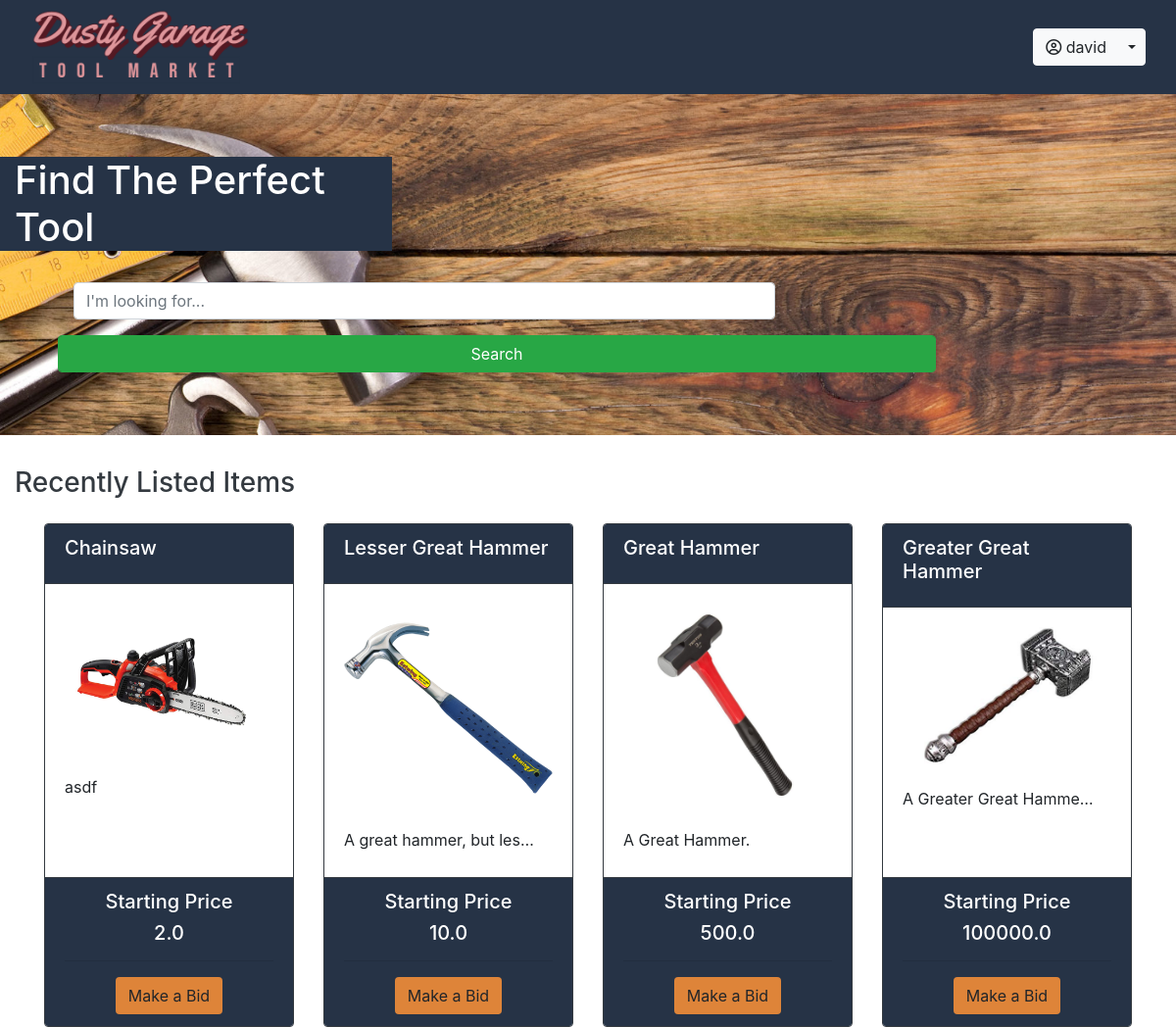
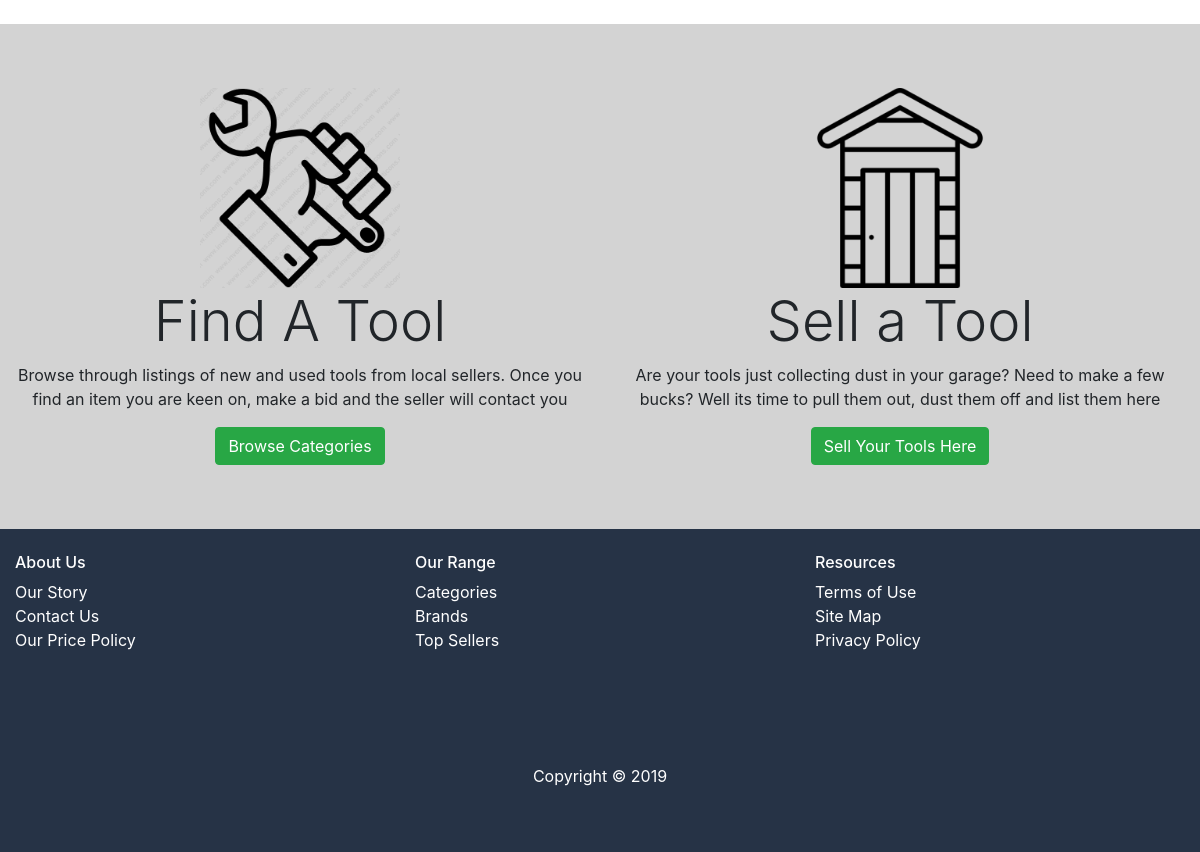
The app's page / (signed in) with its own data (2 pictures, top to bottom).
### marketplace/models.py (models this page shows, shortened)
class User(db.Model, UserMixin):
    __tablename__ = 'users'
    id = db.Column(db.Integer, primary_key=True)
    name = db.Column(db.String(100), index=True, nullable=False)
    lastName = db.Column(db.String(100), index=True, nullable=False)
    emailid = db.Column(db.String(100), index=True,
                        unique=True, nullable=False)
    password_hash = db.Column(db.String(255), nullable=False)
    bids = db.relationship('Bid', backref='user')
    tools = db.relationship('Tool', backref='user')

class Tool(db.Model):
    __tablename__ = "tools"
    id = db.Column(db.Integer, primary_key=True)
    tool_name = db.Column(db.String(100))
    modelNo = db.Column(db.String(100))
    list_price = db.Column(db.Float(100))
    category = db.Column(db.String(100))
    user_id = db.Column(db.Integer, db.ForeignKey('users.id'))
    desc = db.Column(db.String(100))
    brand = db.Column(db.String(100))
    date_created = db.Column(db.DateTime, default=datetime.now())
    sold_status = db.Column(db.String(100), default="")
    images = db.Column(db.String(1000), default='noimage.png')
    bid_id = db.relationship('Bid', backref='tools')

### marketplace/views.py (the view, shortened to what this page needs)
@bp.route("/", methods=["GET", "POST"])
def index():
    tools = Tool.query.order_by(desc(Tool.date_created)).limit(4).all()
    form_land = LandingForm()
    search_results = []
    search = SearchForm()
    return render_template("index.html", form=form_land, tools=tools)

### marketplace/forms.py
class LandingForm(FlaskForm):
    landing_search = StringField("", validators=[InputRequired()])
    landing_search_button = SubmitField("Search")

class SearchForm(FlaskForm):
    search = StringField("")
    search_button = SubmitField("Search")

### marketplace/templates/index.html (shortened to what this page needs)
{% extends "base.html" %} {% import "bootstrap/wtf.html" as wtf %} {% block content %}
<section class="jumbotron jumbotron-fluid hero-image">
    <h1 class="bg-base-blue col-4 text-white">Find The Perfect Tool</h1>
    <div class="container">
        <form class="inline-form col-sm-10">
            <div class="input-group-lg col-sm-10">
                {{wtf.form_field(form.landing_search, placeholder="I'm looking for...", type="text", class="form-control")}}
            </div>
            <div class="input-group-append">
                {{wtf.form_field(form.landing_search_button, class="form-control btn btn-success", )}}
            </div>
    </div>
</section>
<main>
    <section>
        <div class="text-dark">
            <h3 class="col-sm-12 ">Recently Listed Items</h3>
        </div>
        <div class="container">
            <div class="card-deck my-4">
                {% for tool in tools %}
                <div class="card border-dark">
                    <div class="card-header bg-base-blue text-white border-dark">
                        <h5 class="card-title">{{tool.tool_name}}</h5>
                    </div>
                    <div class="card-body">
                        <img class="card-img-top mx-auto" src='{{tool.images}}' alt="Tool Image">
                        <p class="card-text d-inline-block text-truncate pt-3" style="max-width: 200px;">{{tool.desc}}
                        </p>
                    </div>
                    <div class="text-center text-inline">
                        <div class="card-footer bg-base-blue text-white border-dark">
                            <h5> Starting Price </h5>
                            <h5 class="font-face">{{tool.list_price}}</h5>
                            <hr>
                            <a href="/tools/{{tool.id}}" class="btn btn-bg-dp mx-auto btn-inline">Make a Bid
                            </a>
                        </div>
                    </div>
                </div>
                {% endfor %}
            </div>
        </div>
    </section>
    <section class="container-fluid text-center " id="services ">
        <div class="row py-5 " style="background: lightgrey ">
            <article class="col-sm-6 " id="browse ">
                <img class="mx-auto mt-3 " src="static\img\toolhand.png " alt="Browse Tools to Buy " height="200px " />
                <h3 class="display-4 ">Find A Tool</h3>
                <p class="margin-bottom: 20px ">Browse through listings of new and used tools from local sellers. Once you find an item you are keen on,
                    make a bid and the seller will contact you</p>
                <button class="btn btn-success mb-3 ">Browse Categories</button>
            </article>
            <article class="col-sm-6 " id="sell ">
                <img class="mx-auto mt-3 " src="static\img\shed.png " alt="Sell a Tool " height="200px " />
                <h3 class="display-4 "> Sell a Tool</h3>
                <p> Are your tools just collecting dust in your garage? Need to make a few bucks? Well its time to pull them
                    out, dust them off and list them here</p>
                <button class="btn btn-success ">Sell Your Tools Here</button>
            </article>
        </div>
    </section>
</main>
{% endblock %}

### marketplace/templates/base.html (shortened to what this page needs)
<!DOCTYPE html>
<html lang="en">
<head>
    <link rel="stylesheet" href="https://maxcdn.bootstrapcdn.com/bootstrap/4.3.1/css/bootstrap.min.css">
</head>
<body>
    <header>
        <nav class="navbar navbar-expand-sm bg-base-blue text-white py-2">
            <div class="container-fluid">
                <a class="navbar-brand py-0 display-4" href="/"><img src="/static\img\dglogobgblue1.png" height="80"
                        alt="">
                </a>
                <div class="navbar-nav text-white justify-content-end">
                    <div class="collapse navbar-collapse" id="navbarTogglerDemo01">
                        {% if current_user.is_authenticated %}
                        <div class="btn-group">
                            <button type="button" class="btn btn-light text-black"><i class="far fa-user-circle"></i>
                                {{ current_user.name }}</button>
                            <button type="button" class="btn btn-light dropdown-toggle dropdown-toggle-split"
                                data-toggle="dropdown">
                            </button>
                        </div>
                        {% endif %}
                    </div>
                </div>
        </nav>
    </header>
    {% block content %}
    {% endblock %}
    <footer class="footer container-fluid">
        <div class="row justify-content-center text-left bg-base-blue text-white pb-5 pt-4">
            <div class="col-4">
                <h6>About Us</h6>
                <ul class="list-unstyled">
                    <li><a class="text-reset" href="#">Our Story</a></li>
                    <li><a class="text-reset" href="#">Contact Us</a></li>
                    <li><a class="text-reset" href="#">Our Price Policy</a></li>
                </ul>
            </div>
            <div class="col-4">
                <h6>Our Range</h6>
                <ul class="list-unstyled text-white">
                    <li><a class="text-reset" href="#">Categories</a></li>
                    <li><a class="text-reset" href="#" class="text-decoration-none">Brands</a></li>
                    <li><a class="text-reset" href="#">Top Sellers</a></li>
                </ul>
            </div>
            <div class="col-4">
                <h6>Resources</h6>
                <ul class="list-unstyled text-reset">
                    <li><a class="text-reset" href="#">Terms of Use</a></li>
                    <li><a class="text-reset" href="#">Site Map</a></li>
                    <li><a class="text-reset" href="#">Privacy Policy</a></li>
                </ul>
            </div>
        </div>
        <div class="row text-white bg-base-blue">
            <div class="text-center col-12 py-5 mx-auto">
                <p>Copyright &copy; 2019</p>
            </div>
        </div>
    </footer>
</body>
</html>

### marketplace/templates/base.html (style rules this page uses)
.hero-image { background-image: url("static/img/toolbg.jpg"); background-size: cover; }
.bg-base-blue { background-color: #263346; }
.btn-bg-dp { background-color: #de8439; }

### records on screen
User: name "david"
Tool: tool_name "Chainsaw", images (picture), desc "asdf", list_price "2.0"
Tool: tool_name "Lesser Great Hammer", images (picture), desc "A great hammer, but les…", list_price "10.0"
Tool: tool_name "Great Hammer", images (picture), desc "A Great Hammer.", list_price "500.0"
Tool: tool_name "Greater Great Hammer", images (picture), desc "A Greater Great Hamme…", list_price "100000.0"
